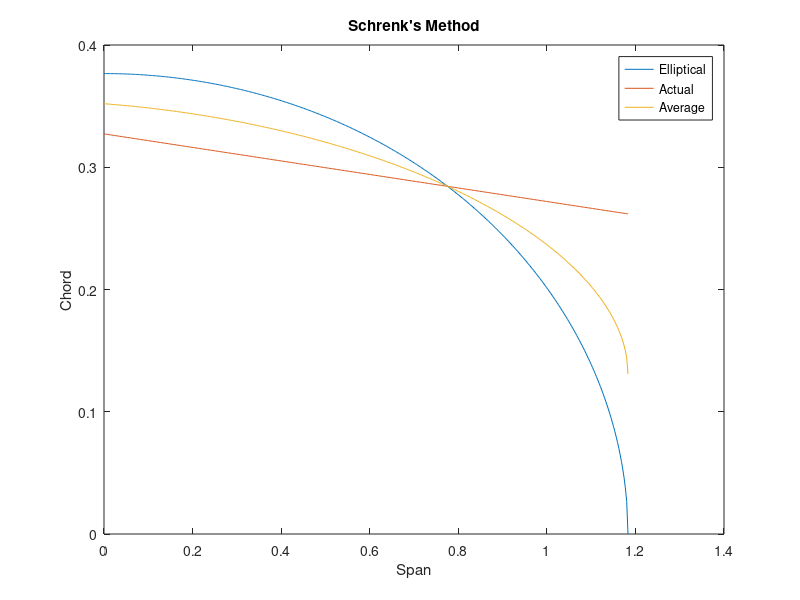

This figure's MATLAB source: (Note: this script raises an error after producing the figure.)
clear;clc;close all

%% constants
rho = 1.2068;
V = 18;
S = 0.7;
CL = 0.5778;
AR = 8;
b = (AR*S)^0.5;
lambda = 0.8;
C_r = 0.3273;
C_t = C_r*lambda;

%% equivalent chord distribution
a = (S*4)/(pi*b);
bspan = linspace(0,b/2,400);
aspan = a.*((1-bspan.^2/((b/2)^2))).^0.5;
cspan = C_r-((C_r-C_t)/(b/2))*bspan;
figure(1);
plot(bspan,aspan)
hold on
plot(bspan,cspan)
hold on
plot(bspan,(cspan+aspan)/2)
c_new = (cspan+aspan)/2;
xlabel("Span")
ylabel("Chord")
legend("Elliptical","Actual","Average")
title("Schrenk's Method")

%% Shear Forces
q_dash = 0.5*rho*V^2*CL.*c_new;
L = trapz(bspan,q_dash);
p = 1.076*9.81; % point load

%% L distribution
L_dist = zeros(length(bspan),1);
for i = 2:length(bspan)
    if i<(length(bspan)*0.25)
        L_dist(i) = L-trapz(bspan(1:i),q_dash(1:i))-p;
    else
        L_dist(i) = L-trapz(bspan(1:i),q_dash(1:i));
    end
end
L_dist(1) = L-p;

%% Bending moment
m = p*bspan(length(bspan)*0.25); % due to point load 
M = trapz(bspan,q_dash.*bspan);

% M distribution
M_dist = zeros(length(bspan),1);
for i = 2:length(bspan)
    if i<(length(bspan)*0.25)
        M_dist(i) = M-m-(trapz(bspan(1:i),q_dash(1:i).*bspan(1:i)))-L_dist(i)*bspan(i);
    else
        M_dist(i) = M-trapz(bspan(1:i),q_dash(1:i).*bspan(1:i))-L_dist(i)*bspan(i);
    end
end
M_dist(1) = M-m;



%% Skin Contribution

data = importdata("NACA_4412.xlsx");

t = 0.5*10^-3;
width = zeros(35,1);
for i = 1:35
    if i<35
        width(i) = sqrt((data(i+1,1)-data(i,1))^2+(data(i+1,2)-data(i,2))^2);
    else
        width(i) = sqrt((data(1,1)-data(i,1))^2+(data(1,2)-data(i,2))^2);
    end
    
end

Area = sum(width)*t;
Area_lm = zeros(35,1);
y_c = 0;
for i = 1:35
    y_c = y_c+width(i)*t*data(i,2)/Area;
    Area_lm(i) = width(i)*t*1000;
end

figure(6);
plot(data(:,1),data(:,2),"*")
hold on
yline(y_c)

I_c = 0;
for i = 1:35
    I_c = I_c+width(i)*t*(y_c-data(i,2))^2;
end

I_skin = I_c.*cspan.^3;
figure(7)
plot(bspan,I_skin)

%% Shear Force Diagram
figure(2);
plot(bspan,L_dist,'LineWidth',0.5)
title('Shear Force Diagram')
xlim([0 bspan(end)])
xlabel("Span (m)")
ylabel("Shear Force (N)")
%saveas(gcf,'Shear_Force.png')

%% Bending Moment Diagram
figure(3);
plot(bspan,M_dist,'LineWidth',0.5)
title('Bending Moment Diagram')
xlim([0 bspan(end)])
xlabel("Span (m)")
ylabel("Bending Moment (N/m)")
%saveas(gcf,'Bending_Moment.tif')

sigma_yield = 250.3e6;
fos = 10;
sigma = sigma_yield/fos;

y_max = cspan.* 0.12.*0.5;
I = (M_dist.*(y_max'))./sigma;
t = 0.5e-3;
h = 2*(y_max- t);
b_flange = ((t.*h'.^2)./4).^(-1) .* I - h'./3;

figure(4);
plot(bspan,b_flange.*1e3,'LineWidth',1)
xlim([0 bspan(end)])
xlabel("Span (m)")
ylabel("Flange Width (mm)")
%print(gcf,'Flange_variation.png','-dpng','-r300')  

figure(5)
plot(bspan,I)
hold on
plot(bspan, I_skin)
xlabel("Span")
ylabel("Moment of Inertia")
legend("Moment of Inertia of Spar","Moment of Inertia of Skin")
title("Moment of Inertia")

